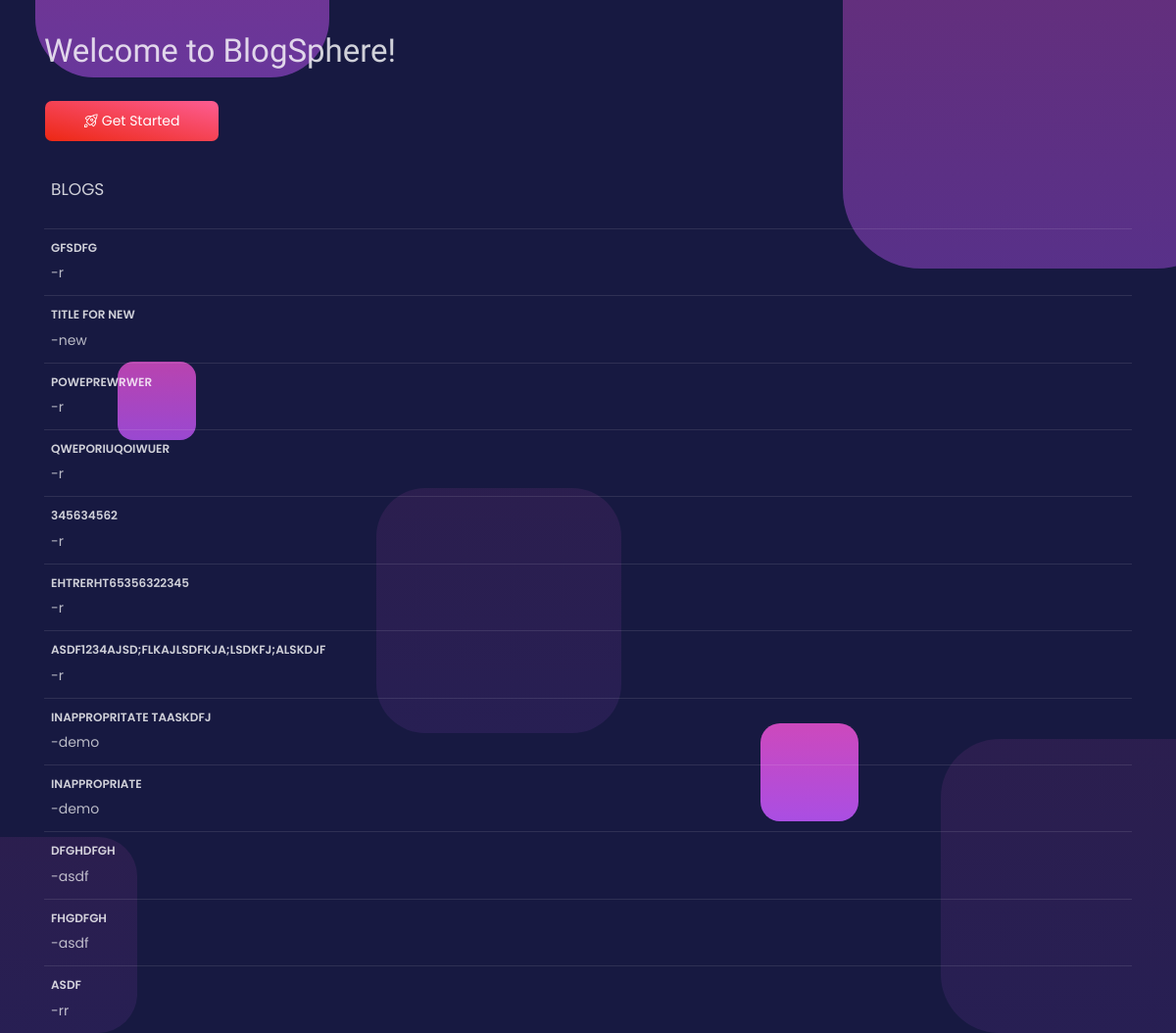
Before: / with the older database file.
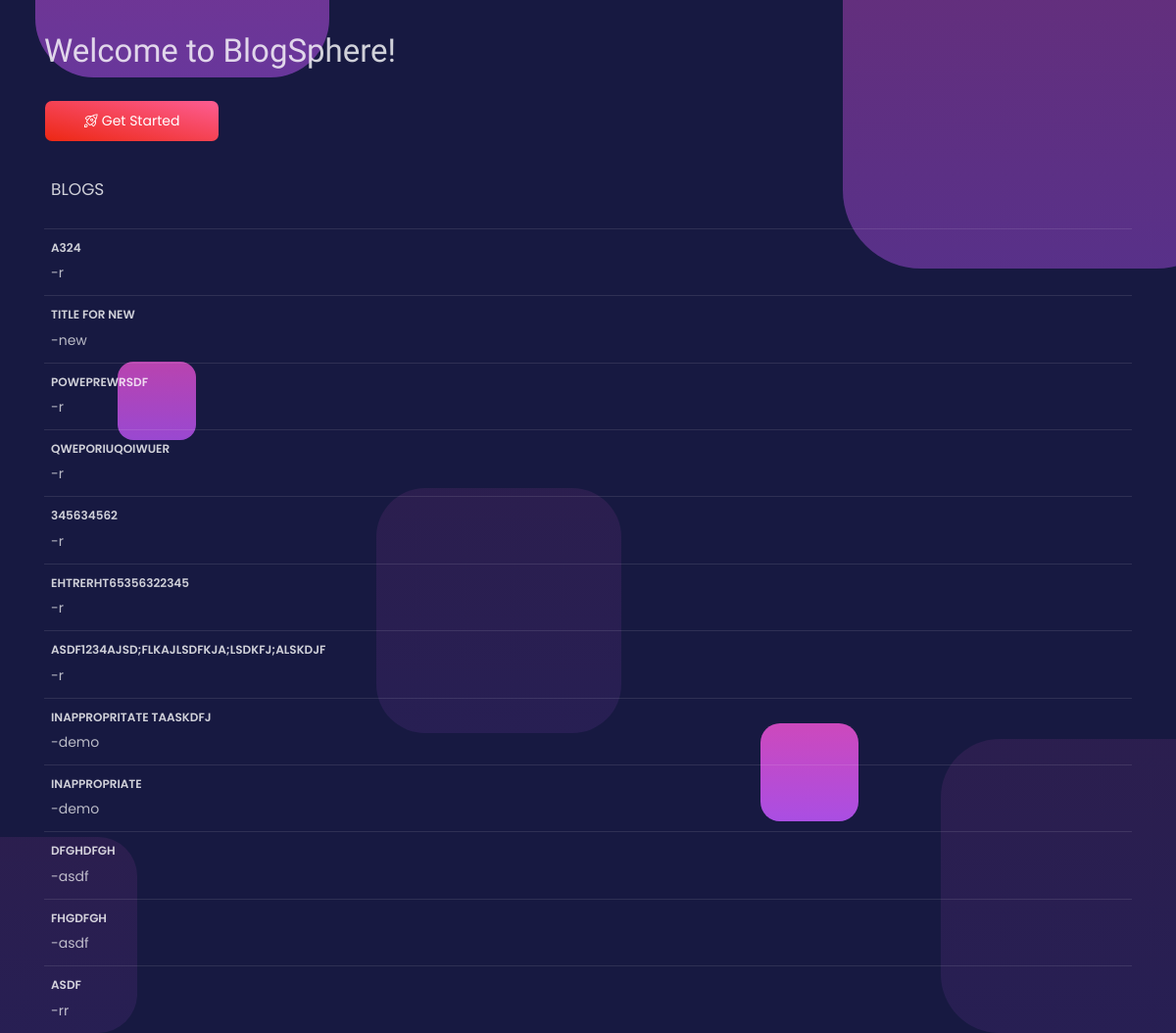
After: the same page with the newer database file.
### task/models.py (models this page shows)
class Task(models.Model):
    user = models.ForeignKey(User, on_delete=models.CASCADE, null=True, blank=True)
    title = models.CharField(max_length=200)
    description = models.TextField(null=True, blank=True)
    complete = models.BooleanField(default=False)
    created = models.DateTimeField(auto_now_add=True)
    def __str__(self):
        return self.title
    class Meta:
        ordering = ['-created']

### task/views.py (the view)
# urls.py: path('', Index.as_view(template_name='index.html'), name='index'),
class Index(ListView):
    model = Task
    context_object_name = 'index'
    def get_context_data(self, **kwargs):
        context = super().get_context_data(**kwargs)
        context['count_incomplete'] = context['index'].filter(complete=False).count()
        context['count_complete'] = context['index'].filter(complete=True).count()
        context['count_total'] = context['count_incomplete'] + context['count_complete']
        search_input = self.request.GET.get('search-area') or ''
        if search_input:
            context['index'] = context['index'].filter(title__startswith=search_input)
        context['search_input'] = search_input
        context['desc'] = context['index'].filter(description=None)
        return context

### templates/index.html (shortened to what this page needs)
{% load static %}
<!DOCTYPE html>
<html lang="en">
<head>
  <link href="https://use.fontawesome.com/releases/v5.0.6/css/all.css" rel="stylesheet" />
  <link href="{% static 'simpleweb/css/nucleo-icons.css' %}" rel="stylesheet" />
  <link href="{% static 'home/css/blk-design-system.css' %}" rel="stylesheet" />
  <link href="{% static 'simpleweb/css/apna_style.css' %}" rel="stylesheet" />
</head>
<body class="index-page">
  <nav class="navbar navbar-expand-lg fixed-top navbar-transparent" color-on-scroll="100">
  </nav>
  <div class="wrapper">
    <div class="page-header header-filter">
      <div class="squares square1"></div>
      <div class="squares square2"></div>
      <div class="squares square3"></div>
      <div class="squares square4"></div>
      <div class="squares square5"></div>
      <div class="squares square6"></div>
      <div class="squares square7"></div>
      <div class="container">
        <div class="brand">
          <h1 class="h1-seo apna_font">
            <br />
            {% if not request.user.is_authenticated %}
            Welcome to <span id="appmera">BlogSphere!</span> <br />
          {% else %}
          Hello, {{request.user}}
          {% endif %}
          </h1>
          {% if not request.user.is_authenticated %}
          <a class="btn btn-danger" href="{% url 'login' %}">
            <i class="tim-icons icon-spaceship"></i>
            Get Started
          </a>
          {% else %}
          <a href="{% url 'task-list' %}" class="btn btn-danger">
            <i class="tim-icons icon-spaceship"></i>
            Dashboard
          </a>
          <a href="{% url 'logout' %}" class="btn btn-success"> Logout </a>
          {% endif %}
          <br /><br />
            <table class="table">
              <thead class="text-primary">
                <tr>
                  <th>
                   <h4> blogs </h4>
                  </th>
                </tr>
              </thead>
              <tbody>
                {% for task in index %}
                <tr>
                  <td>
                  <a href="task-detail/{{task.id}}"> <h6> {{task}}  </h6>
                  </a>
                    -{{task.user}}
                  </td>
                </tr>
                {% endfor %}
              </tbody>
            </table>
        </div>
      </div>
    </div>
  </div>
</body>
</html>

Changed rows visible on the page:
removed Task: title "GFSDFG", user "r"
added Task: title "A324", user "r"
changed Task: title "POWEPREWRWER" → "POWEPREWRSDF"
